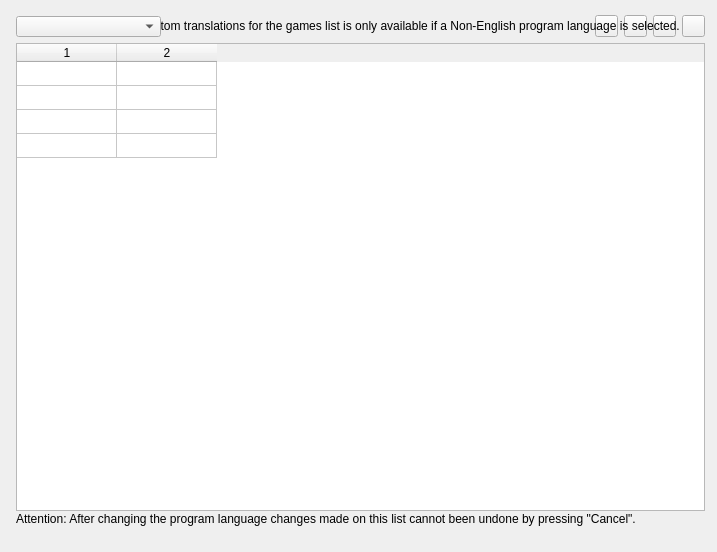
<?xml version="1.0" encoding="UTF-8"?>
<ui version="4.0">
  <class>SetupFrameCustomLanguageStrings</class>
  <widget class="QWidget" name="SetupFrameCustomLanguageStrings">
    <property name="geometry"><rect><x>0</x><y>0</y><width>717</width><height>552</height></rect></property>
    <property name="vclDesignWidth" stdset="0"><number>717</number></property>
    <property name="vclDesignHeight" stdset="0"><number>552</number></property>
    <widget class="QToolButton" name="AddButton">
      <property name="geometry"><rect><x>595</x><y>15</y><width>23</width><height>22</height></rect></property>
      <property name="vclAnchors" stdset="0"><string notr="true">akTop,akRight</string></property>
      <property name="icon"><iconset resource="../../resources/dfend.qrc"><normaloff>:/glyphs/7bc99400adfc8024.png</normaloff></iconset></property>
      <property name="iconSize"><size><width>16</width><height>16</height></size></property>
    </widget>
    <widget class="QToolButton" name="DelButton">
      <property name="geometry"><rect><x>624</x><y>15</y><width>23</width><height>22</height></rect></property>
      <property name="vclAnchors" stdset="0"><string notr="true">akTop,akRight</string></property>
      <property name="tag" stdset="0"><number>1</number></property>
      <property name="icon"><iconset resource="../../resources/dfend.qrc"><normaloff>:/glyphs/190e94d8efb3a1c9.png</normaloff></iconset></property>
      <property name="iconSize"><size><width>16</width><height>16</height></size></property>
    </widget>
    <widget class="QToolButton" name="UpButton">
      <property name="geometry"><rect><x>653</x><y>15</y><width>23</width><height>22</height></rect></property>
      <property name="vclAnchors" stdset="0"><string notr="true">akTop,akRight</string></property>
      <property name="tag" stdset="0"><number>2</number></property>
      <property name="icon"><iconset resource="../../resources/dfend.qrc"><normaloff>:/glyphs/0ae3fe79a233a82b.png</normaloff></iconset></property>
      <property name="iconSize"><size><width>16</width><height>16</height></size></property>
    </widget>
    <widget class="QToolButton" name="DownButton">
      <property name="geometry"><rect><x>682</x><y>15</y><width>23</width><height>22</height></rect></property>
      <property name="vclAnchors" stdset="0"><string notr="true">akTop,akRight</string></property>
      <property name="tag" stdset="0"><number>3</number></property>
      <property name="icon"><iconset resource="../../resources/dfend.qrc"><normaloff>:/glyphs/1caf3e36d49c7929.png</normaloff></iconset></property>
      <property name="iconSize"><size><width>16</width><height>16</height></size></property>
    </widget>
    <widget class="QLabel" name="InfoLabel">
      <property name="geometry"><rect><x>16</x><y>512</y><width>689</width><height>34</height></rect></property>
      <property name="vclAnchors" stdset="0"><string notr="true">akLeft,akRight,akBottom</string></property>
      <property name="text"><string>Attention: After changing the program language changes made on this list cannot been undone by pressing "Cancel".</string></property>
      <property name="textFormat"><enum>Qt::PlainText</enum></property>
      <property name="wordWrap"><bool>true</bool></property>
      <property name="alignment"><set>Qt::AlignLeft|Qt::AlignTop</set></property>
    </widget>
    <widget class="QLabel" name="EnglsihLabel">
      <property name="geometry"><rect><x>16</x><y>19</y><width>689</width><height>54</height></rect></property>
      <property name="visible"><bool>false</bool></property>
      <property name="vclAnchors" stdset="0"><string notr="true">akLeft,akTop,akRight</string></property>
      <property name="text"><string>Setting up Non-English custom translations for the games list is only available if a Non-English program language is selected.</string></property>
      <property name="textFormat"><enum>Qt::PlainText</enum></property>
      <property name="wordWrap"><bool>true</bool></property>
      <property name="alignment"><set>Qt::AlignLeft|Qt::AlignTop</set></property>
    </widget>
    <widget class="QComboBox" name="TypeComboBox">
      <property name="geometry"><rect><x>16</x><y>16</y><width>145</width><height>21</height></rect></property>
      <property name="editable"><bool>false</bool></property>
      <property name="maxVisibleItems"><number>8</number></property>
    </widget>
    <widget class="QTableWidget" name="Tab">
      <property name="geometry"><rect><x>16</x><y>43</y><width>689</width><height>468</height></rect></property>
      <property name="vclAnchors" stdset="0"><string notr="true">akLeft,akTop,akRight,akBottom</string></property>
      <property name="columnCount"><number>2</number></property>
      <property name="rowCount"><number>4</number></property>
      <property name="vclFixedCols" stdset="0"><number>0</number></property>
      <property name="vclFixedRows" stdset="0"><number>1</number></property>
      <attribute name="verticalHeaderVisible"><bool>false</bool></attribute>
      <property name="editTriggers"><set>QAbstractItemView::NoEditTriggers</set></property>
      <attribute name="verticalHeaderDefaultSectionSize"><number>24</number></attribute>
    </widget>
    <widget class="QMenu" name="AddLinePopupMenu">
      <property name="vclPopupMenu" stdset="0"><bool>true</bool></property>
    </widget>
  </widget>
  <tabstops>
    <tabstop>TypeComboBox</tabstop>
    <tabstop>Tab</tabstop>
  </tabstops>
  <resources><include location="../../resources/dfend.qrc"/></resources>
  <connections/>
</ui>
